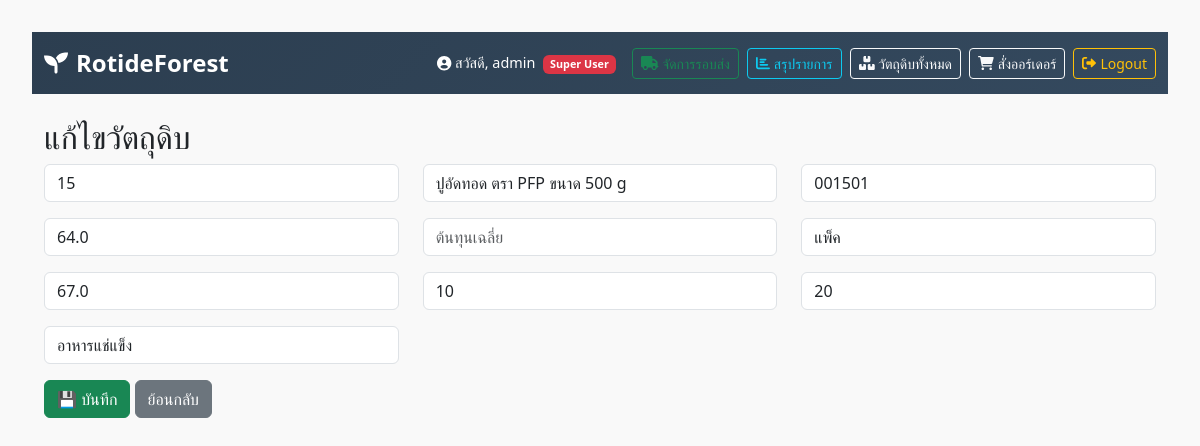
The app's page /materials/15/edit/ (signed in) with its own data.
### inventory/models.py (models this page shows, shortened)
class MaterialStock(models.Model):
    code = models.CharField(max_length=20)
    name = models.CharField(max_length=100)
    barcode = models.CharField(max_length=100)
    cost = models.FloatField()
    avg_cost = models.FloatField()
    unit = models.CharField(max_length=50)
    sale_price = models.FloatField()
    reorder_point = models.IntegerField()
    max_stock = models.IntegerField()
    category = models.CharField(max_length=50)
    updated_at = models.DateTimeField(auto_now=True)
    created_at = models.DateTimeField(auto_now_add=True)

### inventory/views.py (the view)
# urls.py: path('materials/<int:pk>/edit/', views.material_edit, name='material_edit'),
@login_required
def material_edit(request, pk):
    material = get_object_or_404(MaterialStock, pk=pk)
    if request.method == 'POST':
        for field in ['code', 'name', 'barcode', 'cost', 'avg_cost', 'unit', 'sale_price', 'reorder_point', 'max_stock', 'category']:
            setattr(material, field, request.POST.get(field, getattr(material, field)))
        material.save()
        return redirect('material_list')
    return render(request, 'inventory/material_form.html', {'title': 'แก้ไขวัตถุดิบ', 'material': material})

### inventory/templates/inventory/material_form.html (shortened to what this page needs)
{% extends 'inventory/base.html' %}
{% block content %}
<h2>{{ title }}</h2>
<form method="post">
  <div class="row">
    <div class="col-md-4 mb-3"><input type="text" name="code" value="{{ material.code|default:'' }}" class="form-control" placeholder="รหัสสินค้า" required></div>
    <div class="col-md-4 mb-3"><input type="text" name="name" value="{{ material.name|default:'' }}" class="form-control" placeholder="ชื่อสินค้า" required></div>
    <div class="col-md-4 mb-3"><input type="text" name="barcode" value="{{ material.barcode|default:'' }}" class="form-control" placeholder="Barcode"></div>
    <div class="col-md-4 mb-3"><input type="number" step="0.01" name="cost" value="{{ material.cost|default:'' }}" class="form-control" placeholder="ต้นทุน"></div>
    <div class="col-md-4 mb-3"><input type="number" step="0.01" name="avg_cost" value="{{ material.avg_cost|default:'' }}" class="form-control" placeholder="ต้นทุนเฉลี่ย"></div>
    <div class="col-md-4 mb-3"><input type="text" name="unit" value="{{ material.unit|default:'' }}" class="form-control" placeholder="หน่วยนับ"></div>
    <div class="col-md-4 mb-3"><input type="number" step="0.01" name="sale_price" value="{{ material.sale_price|default:'' }}" class="form-control" placeholder="ราคาขาย"></div>
    <div class="col-md-4 mb-3"><input type="number" name="reorder_point" value="{{ material.reorder_point|default:'' }}" class="form-control" placeholder="จุดสั่งซื้อ"></div>
    <div class="col-md-4 mb-3"><input type="number" name="max_stock" value="{{ material.max_stock|default:'' }}" class="form-control" placeholder="จุดสูงสุด"></div>
    <div class="col-md-4 mb-3"><input type="text" name="category" value="{{ material.category|default:'' }}" class="form-control" placeholder="ประเภทสินค้า"></div>
  </div>
  <button type="submit" class="btn btn-success">💾 บันทึก</button>
  <a href="{% url 'material_list' %}" class="btn btn-secondary">ย้อนกลับ</a>
</form>
{% endblock %}

### inventory/templates/inventory/base.html (shortened to what this page needs)
<!DOCTYPE html>
<html lang="en">
<head>
    <link href="https://cdn.jsdelivr.net/npm/bootstrap@5.3.2/dist/css/bootstrap.min.css" rel="stylesheet">
</head>
<body>
<nav class="navbar navbar-expand-lg navbar-dark bg-dark mb-4">
  <div class="container-fluid">
    <a class="navbar-brand" href="{% url 'home' %}">
      <i class="fas fa-seedling me-2"></i>RotideForest
    </a>
    <div class="d-flex align-items-center">
      {% if user.is_authenticated %}
        <span class="user-info">
          <i class="fas fa-user-circle"></i>
          สวัสดี, {{ user.username }}
          {% if user.is_superuser %}
            <span class="badge bg-danger ms-1">Super User</span>
          {% elif user.is_staff %}
            <span class="badge bg-warning text-dark ms-1">Staff</span>
          {% endif %}
        </span>
        {% if user.is_superuser %}
          <a href="{% url 'delivery_round_list' %}" class="btn btn-outline-success btn-sm me-2">
            <i class="fas fa-truck me-1"></i>จัดการรอบส่ง
          </a>
        {% endif %}
        {% if user.is_staff %}
          <a href="{% url 'material_summary' %}" class="btn btn-outline-info btn-sm me-2">
            <i class="fas fa-chart-bar me-1"></i>สรุปรายการ
          </a>
        {% endif %}
        {% if request.user.username == 'admin' %}
          <a href="/materials" class="btn btn-outline-light btn-sm me-2">
            <i class="fas fa-boxes me-1"></i>วัตถุดิบทั้งหมด
          </a>
        {% endif %}
        <a href="/order" class="btn btn-outline-light btn-sm me-2">
          <i class="fas fa-shopping-cart me-1"></i>สั่งออร์เดอร์
        </a>
        <form method="post" action="{% url 'logout' %}" style="display: inline;">
          <button type="submit" class="btn btn-outline-warning btn-sm"
                  onclick="return confirm('คุณต้องการออกจากระบบหรือไม่?')">
            <i class="fas fa-sign-out-alt me-1"></i>Logout
          </button>
        </form>
      {% else %}
        <a href="{% url 'login' %}" class="btn btn-outline-light btn-sm">
          <i class="fas fa-sign-in-alt me-1"></i>Login
        </a>
      {% endif %}
    </div>
  </div>
</nav>
<div class="container">
  {% block content %}{% endblock %}
</div>
</body>
</html>

### inventory/templates/inventory/base.html (style rules this page uses)
body { padding: 2rem; background-color: #f9f9f9; }
.navbar-dark { background: linear-gradient(135deg, #2c3e50 0%, #34495e 100%) !important; }
.navbar-brand { font-weight: 700; font-size: 1.5rem; }
.user-info { color: #ffffff; margin-right: 1rem; font-size: 0.9rem; }

### records on screen
MaterialStock: code "15", name "ปูอัดทอด ตรา PFP ขนาด 500 g", barcode "001501", cost "64.0", unit "แพ็ค", sale_price "67.0", reorder_point "10", max_stock "20", category "อาหารแช่แข็ง"

### other values on screen
{{ user.username }} "admin"
{{ title }} "แก้ไขวัตถุดิบ"
